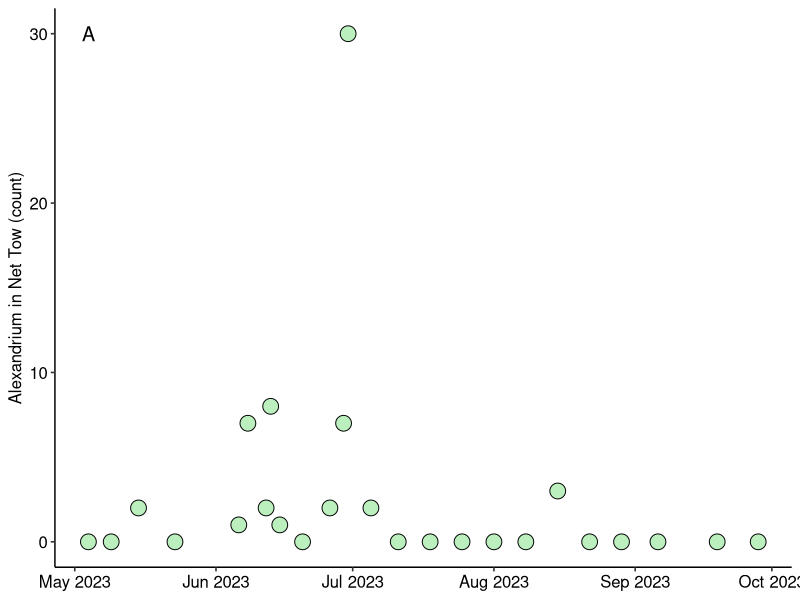
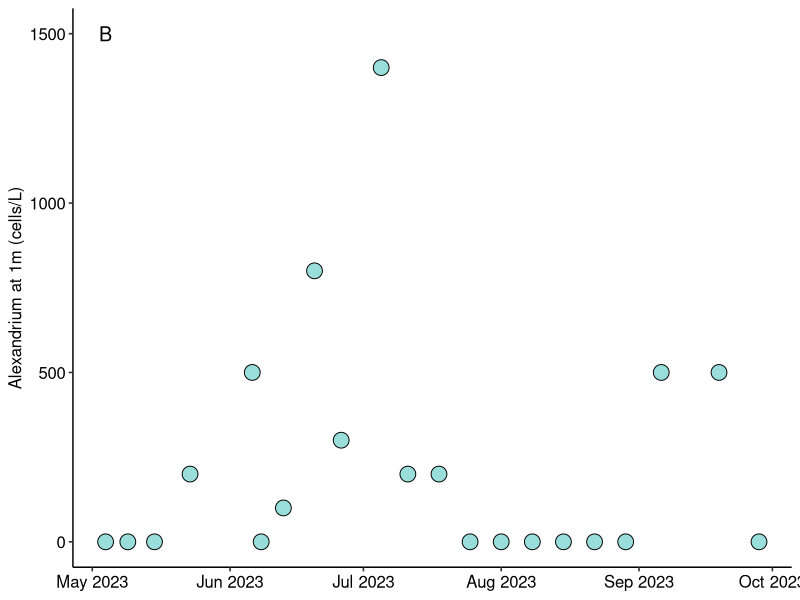
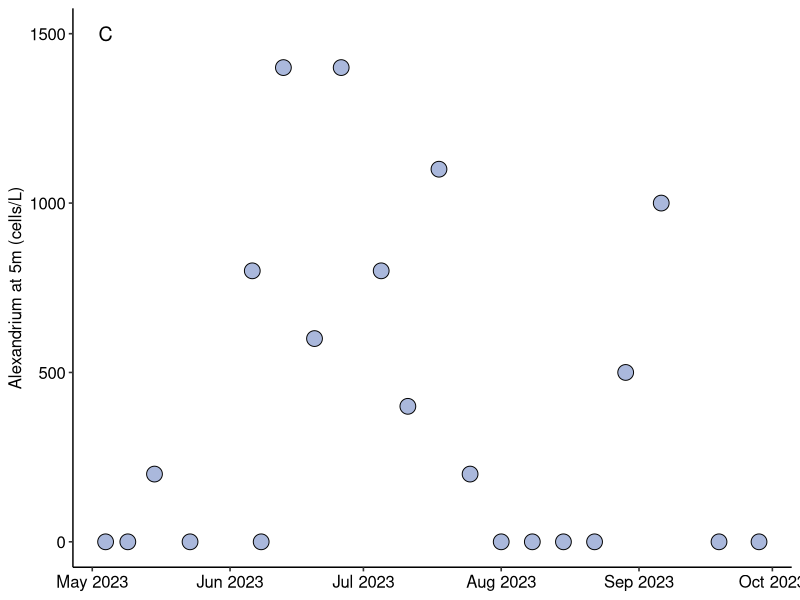
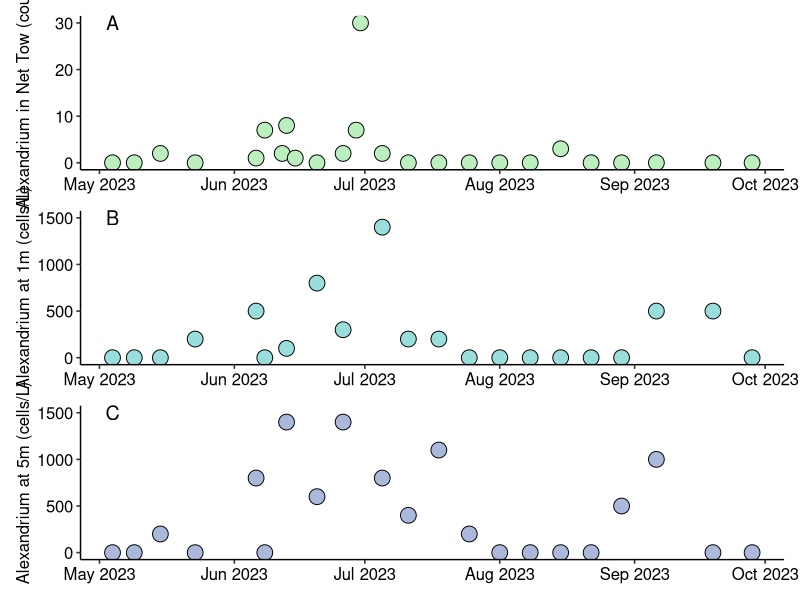
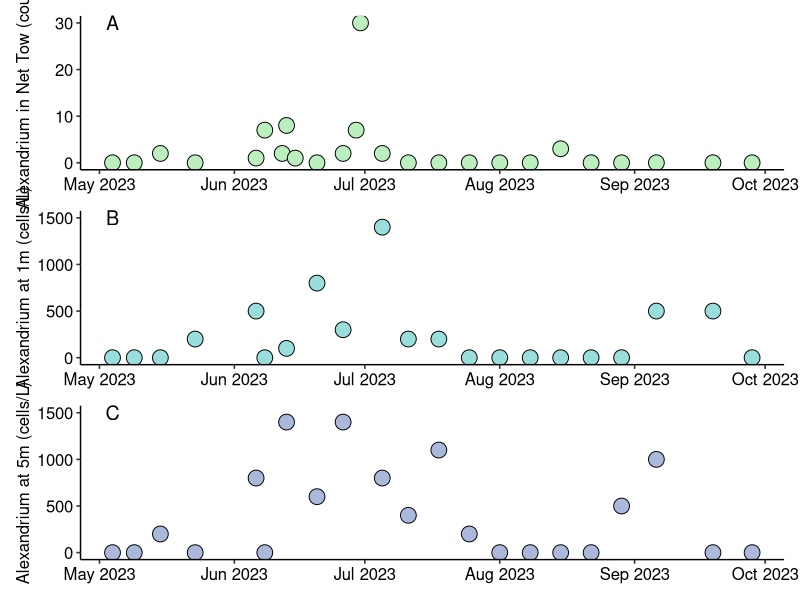

These figures' R source, in order:
## ---- chunk 1
knitr::opts_chunk$set(echo = TRUE)
## ---- chunk 2
#install.packages("ggplot2")
#install.packages("ggpubr")
#install.packages("patchwork")
#install.packages("reshape2")
## ---- chunk 3
library(ggplot2)
library(ggpubr)
library(patchwork)
library(reshape2)
## ---- chunk 4
alex <- read.csv("../Data/Alexandrium_MicroscopeCounts.csv")
## ---- chunk 5
alex$Date <- as.Date(alex$Date, "%m/%d/%Y")
## ---- chunk 6
plot_net <- ggplot(alex, aes(x = Date, y = Count_Net)) +
  geom_point(size = 5, shape = 21, fill = "#BBEFBE") +
  theme_pubr() +
  scale_x_date(date_breaks = "1 month", date_labels = "%b %Y") +
  labs(x = NULL, y = "Alexandrium in Net Tow (count)") +
annotate("text", x=as.Date("2023-05-04"), y=30, label = "A", size = 5) 
plot_net
## ---- chunk 7
plot_1m <- ggplot(alex, aes(x = Date, y = Count_1m_L)) +
  geom_point(size = 5, shape = 21, fill = "#99DEDB") +
  theme_pubr() +
  scale_x_date(date_breaks = "1 month", date_labels = "%b %Y") +
  labs(x = NULL, y = "Alexandrium at 1m (cells/L)") +
annotate("text", x=as.Date("2023-05-04"), y=1500, label = "B", size = 5) 
plot_1m
## ---- chunk 8
plot_5m <- ggplot(alex, aes(x = Date, y = Count_5m_L)) +
  geom_point(size = 5, shape = 21, fill = "#AAB8DC") +
  theme_pubr() +
  scale_x_date(date_breaks = "1 month", date_labels = "%b %Y") +
  labs(x = NULL, y = "Alexandrium at 5m (cells/L)") +
annotate("text", x=as.Date("2023-05-04"), y=1500, label = "C", size = 5) 
plot_5m
## ---- chunk 9
jpeg("../Figures/Fig2.jpg", width = 8, height = 10, units="in", res=600)
plot_net / plot_1m / plot_5m 
## ---- chunk 10
alex_zero <- alex
replace(alex_zero, alex_zero==0, NA)
## ---- chunk 11
plot_net_zero <- ggplot(alex, aes(x = Date, y = Count_Net)) +
  geom_point(size = 5, shape = 21, fill = "#BBEFBE") +
  theme_pubr() +
  scale_x_date(date_breaks = "1 month", date_labels = "%b %Y") +
  labs(x = NULL, y = "Alexandrium in Net Tow (count)") +
annotate("text", x=as.Date("2023-05-04"), y=30, label = "A", size = 5) 

plot_1m_zero <- ggplot(alex, aes(x = Date, y = Count_1m_L)) +
  geom_point(size = 5, shape = 21, fill = "#99DEDB") +
  theme_pubr() +
  scale_x_date(date_breaks = "1 month", date_labels = "%b %Y") +
  labs(x = NULL, y = "Alexandrium at 1m (cells/L)") +
annotate("text", x=as.Date("2023-05-04"), y=1500, label = "B", size = 5) 

plot_5m_zero <- ggplot(alex, aes(x = Date, y = Count_5m_L)) +
  geom_point(size = 5, shape = 21, fill = "#AAB8DC") +
  theme_pubr() +
  scale_x_date(date_breaks = "1 month", date_labels = "%b %Y") +
  labs(x = NULL, y = "Alexandrium at 5m (cells/L)") +
annotate("text", x=as.Date("2023-05-04"), y=1500, label = "C", size = 5) 

jpeg("../Figures/Fig2_option2.jpg", width = 8, height = 10, units="in", res=600)
plot_net_zero / plot_1m_zero / plot_5m_zero
